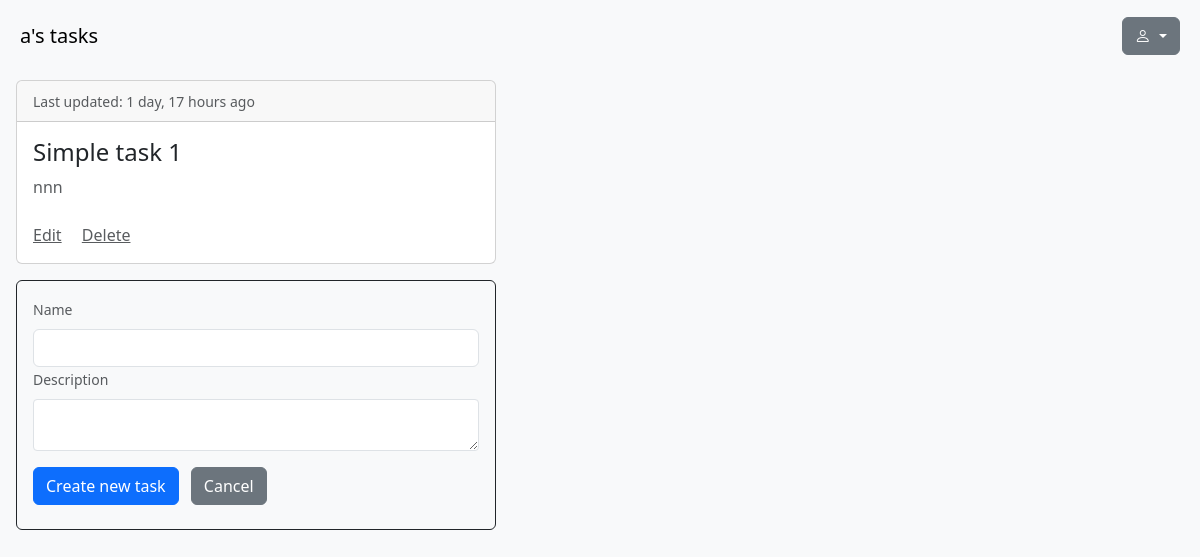
The app's page / (signed in), older data.
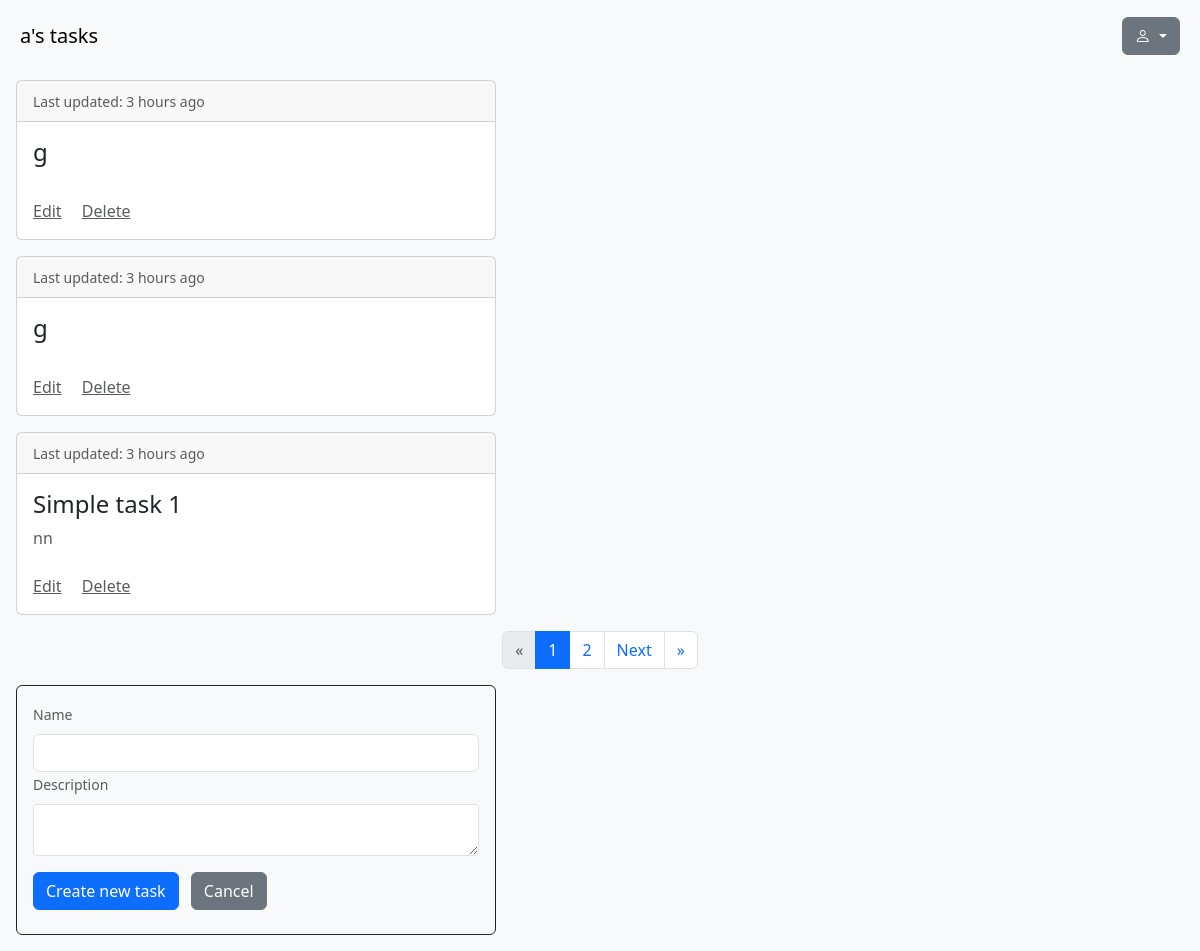
The same page, newer data.
### home/models.py (models this page shows, shortened)
class Task(models.Model):
    name = models.CharField(max_length=128)
    description = models.TextField(null=True, blank=True)
    owner = models.ForeignKey(settings.AUTH_USER_MODEL, on_delete=models.CASCADE)
    created_at = models.DateTimeField(auto_now_add=True)
    updated_at = models.DateTimeField(auto_now=True)

### home/views.py (the view)
# urls.py: path('', views.TaskListView.as_view(), name='all'),
class TaskListView(OwnerListView):
    model = Task
    def get_context_data(self, **kwargs):
        context = super().get_context_data(**kwargs)
        tasks = Task.objects.filter(owner=self.request.user).order_by('-updated_at')
        paginator = Paginator(tasks, 3)  # Show 3 tasks per page
        page_number = self.request.GET.get('page')
        page_obj = paginator.get_page(page_number)
        form = TaskForm()
        context['create_form'] = form
        context['page_obj'] = page_obj
        return context

### home/forms.py
class TaskForm(forms.ModelForm):
    class Meta:
        model = Task
        fields = ['name', 'description']

### home/owner.py (called while the page is built)
    def get_queryset(self):
        qs = super(OwnerListView, self).get_queryset()
        return qs.filter(owner=self.request.user).order_by("-updated_at")

### templates/home/task_list.html (shortened to what this page needs)
{% extends "base.html" %}
{% load humanize %}
{% load static %}
{% block content %}
    <nav class="navbar navbar-expand-lg navbar-light bg-light m-2">
        <div class="container-fluid">
            <div class="navbar-brand">{{ user.username }}'s tasks</div>
    <div class="dropdown">
        <button class="btn btn-secondary dropdown-toggle" type="button" id="dropdownMenuButton" data-bs-toggle="dropdown" aria-expanded="false" aria-haspopup="true">
            <i class="bi bi-person"></i>
        </button>
    </div>
    </div>
    </nav>
{% if page_obj %}
  {% for task in page_obj %}
      {% if task.id != object.id %}
          <div class="card text-dark m-3" style="max-width: 30rem;">
              {% include 'home/task.html' %}
          </div>
      {% endif %}
  {% endfor %}
    {% if page_obj.has_other_pages %}
        <nav>
        <ul class="pagination justify-content-center">
        {% if page_obj.has_previous %}
            <li class="page-item">
                <a class="page-link" href="?page=1">&laquo;</a>
            </li>
            <li class="page-item">
                <a class="page-link" href="?page={{ page_obj.previous_page_number }}">Previous</a>
            </li>
        {% else %}
            <li class="page-item disabled">
                <span class="page-link">&laquo;</span>
            </li>
        {% endif %}
        {% for num in page_obj.paginator.page_range %}
            {% if page_obj.number == num %}
                <li class="page-item active">
                    <span class="page-link">{{ num }}</span>
                </li>
            {% elif num > page_obj.number|add:'-3' and num < page_obj.number|add:'3' %}
                <li class="page-item">
                    <a class="page-link" href="?page={{ num }}">{{ num }}</a>
                </li>
            {% endif %}
        {% endfor %}
        {% if page_obj.has_next %}
            <li class="page-item">
                <a class="page-link" href="?page={{ page_obj.next_page_number }}">Next</a>
            </li>
            <li class="page-item">
                <a class="page-link" href="?page={{ page_obj.paginator.num_pages }}">&raquo;</a>
            </li>
        {% else %}
            <li class="page-item disabled">
                <span class="page-link">&raquo;</span>
            </li>
        {% endif %}
    </ul>
        </nav>
    {% endif %}
{% else %}
  <h5>You have no tasks. Create new task.</h5>
{% endif %}
<div class="card border-dark text-black m-3 bg-light" style="max-width: 30rem;">
<div class="card-body">
    <form action="{% url 'home:task_create' %}" method="post">
      <div class="card-text">
          <label class="form-label text-muted" for="creating_name"><small>Name</small></label>
          <input class="form-control form-control" type="text" id="creating_name" name="name" required/>
      </div>
      <div class="card-text text-muted mb-2">
          <label class="form-label text-muted" for="creating_description"><small>Description</small></label>
          <textarea class="form-control form-control-sm" type="text" id="creating_description" name="description"></textarea>
      </div>
    <input class="btn btn-primary" type="submit" value="Create new task">
    <input class="btn btn-secondary m-2" type="submit" value="Cancel" onclick="window.location.href='{% url 'home:all' %}';return false;">
</form>
    </div>
</div>
{% endblock %}

### templates/base.html (shortened to what this page needs)
{% load humanize %}
{% load static %}
<!DOCTYPE html>
<html lang="en">
<head>
    <link href="https://cdn.jsdelivr.net/npm/bootstrap-icons@1.7.2/font/bootstrap-icons.css" rel="stylesheet">
<link href="https://cdn.jsdelivr.net/npm/bootstrap@5.3.3/dist/css/bootstrap.min.css" rel="stylesheet">
</head>
<body class="bg-light">
    {% block content %}
    {% endblock %}
</body>
</html>

### templates/home/task.html
{% load humanize %}
{% load static %}
<div class="card-header">
  <small class="text-muted">Last updated: {{ task.updated_at|naturaltime }}</small>
</div>
<div class="card-body">
  <div class="card-title">
      <h4>{{ task.name }}</h4>
  </div>
  <div class="card-text text-muted">{{ task.description }}</div> <br>
  <a class="card-link text-muted" href="{% url 'home:task_update' task.id %}">Edit</a>
  <a class="card-link text-muted" href="{% url 'home:task_delete' task.id %}">Delete</a>
</div>

Row changes from the older to the newer data that the page shows:
added Task: updated_at "3 hours ago", name "g"
added Task: updated_at "3 hours ago", name "g"
changed Task "Simple task 1": updated_at "1 day, 17 hours ago" → "3 hours ago"; description "nnn" → "nn"
Text that changed along with them:
text now shown: "« Next »"
new list line: "1"
new list line: "2"
